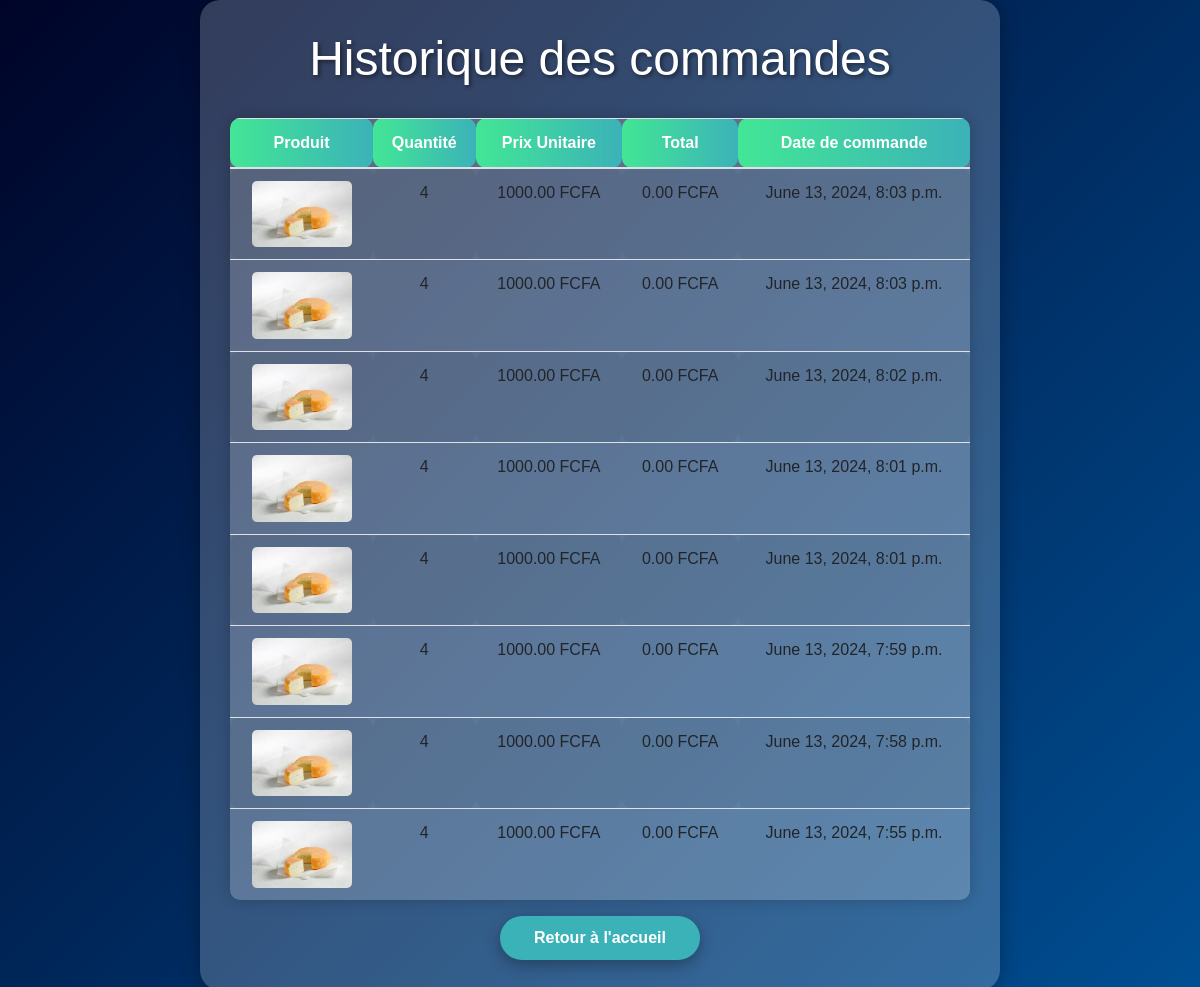
/historique-commandes/ (signed in), run on the app's committed database.
### blog/models.py (models this page shows, shortened)
class CommandeHistorique(models.Model):
    user = models.ForeignKey(User, on_delete=models.CASCADE)
    produit = models.ForeignKey(Article, on_delete=models.CASCADE)
    quantite = models.PositiveIntegerField()
    prix_unitaire = models.DecimalField(max_digits=10, decimal_places=2)
    total = models.DecimalField(max_digits=10, decimal_places=2)
    date_commande = models.DateTimeField(auto_now_add=True)

class Article(models.Model):
    title = models.CharField(max_length=50)
    category = models.ForeignKey(Category, on_delete=models.CASCADE)
    desc = models.TextField()
    image = models.ImageField()
    created_at = models.DateTimeField(auto_now_add=True)
    updated_at = models.DateTimeField(auto_now=True)
    prix = models.DecimalField(max_digits=10, decimal_places=2)
    stock = models.PositiveIntegerField(default=0)
    modes_paiement = models.CharField(max_length=100, choices=[
        ('orange_money', 'Orange Money'),
        ('money_gram', 'Money Gram'),
        ('carte_visa', 'Carte Visa')
    ])

### blog/views.py (the view)
# urls.py: path('historique-commandes/', historique_commandes, name='historique_commandes'),
@login_required
def historique_commandes(request):
    commandes = CommandeHistorique.objects.filter(user=request.user).order_by('-date_commande')
    return render(request, 'historique_commandes.html', {'commandes': commandes})

### blog/templates/historique_commandes.html (shortened to what this page needs)
<!DOCTYPE html>
<html lang="fr">
<head>
    <link rel="stylesheet" href="https://stackpath.bootstrapcdn.com/bootstrap/4.5.2/css/bootstrap.min.css">
    <link rel="stylesheet" href="https://cdnjs.cloudflare.com/ajax/libs/font-awesome/5.15.1/css/all.min.css">
</head>
<body>
    <div class="content">
        <h1>Historique des commandes</h1>
        <table class="table table-striped table-hover">
            <thead>
                <tr>
                    <th>Produit</th>
                    <th>Quantité</th>
                    <th>Prix Unitaire</th>
                    <th>Total</th>
                    <th>Date de commande</th>
                </tr>
            </thead>
            <tbody>
                {% for commande in commandes %}
                <tr>
                    <td><img src="{{ commande.produit.image.url }}" alt="{{ commande.produit.title }}" style="max-width: 100px; border-radius: 5px;"></td>
                    <td>{{ commande.quantite }}</td>
                    <td>{{ commande.prix_unitaire }} FCFA</td>
                    <td>{{ commande.total }} FCFA</td>
                    <td>{{ commande.date_commande }}</td>
                </tr>
                {% endfor %}
            </tbody>
        </table>
        <a href="{% url 'fromage' %}" class="btn-retour">Retour à l'accueil</a>
    </div>
</body>
</html>

### blog/templates/historique_commandes.html (style rules this page uses)
body { background: linear-gradient(135deg, #000428, #004e92); font-family: 'Arial', sans-serif; color: #fff; margin: 0; padding: 0; display: flex; justify-content: center; align-items: center; min-height: 100vh; }
.content { background: rgba(255, 255, 255, 0.2); padding: 30px; border-radius: 20px; box-shadow: 0 0 20px rgba(0, 0, 0, 0.3); overflow-x: auto; max-width: 90%; width: 800px; animation: fadeIn 2s ease; }
h1 { text-align: center; margin-bottom: 30px; font-size: 3em; color: #fff; text-shadow: 2px 2px 4px rgba(0, 0, 0, 0.5); }
table { width: 100%; margin-bottom: 20px; border-collapse: collapse; background-color: rgba(255, 255, 255, 0.2); box-shadow: 0 0 15px rgba(0, 0, 0, 0.2); border-radius: 10px; overflow: hidden; animation: slideInLeft 2s ease; }
th, td { padding: 15px; text-align: center; border-radius: 10px; animation: zoomIn 1.5s ease; }
thead th { background: linear-gradient(to right, #42e695, #3bb2b8); color: #fff; }
tbody tr { transition: background-color 0.3s ease; }
.btn-retour { display: block; width: 200px; margin: 0 auto; padding: 10px; background-color: #3bb2b8; color: #fff; border: none; border-radius: 30px; text-align: center; text-decoration: none; font-weight: bold; box-shadow: 0 5px 15px rgba(0, 0, 0, 0.3); transition: background-color 0.3s ease, transform 0.3s ease, box-shadow 0.3s ease; animation: slideInUp 2s ease; }

### data on the page
CommandeHistorique: produit.image (picture), quantite "4", prix_unitaire "1000.00", total "0.00", date_commande "June 13, 2024, 8:03 p.m."
CommandeHistorique: produit.image (picture), quantite "4", prix_unitaire "1000.00", total "0.00", date_commande "June 13, 2024, 8:03 p.m."
CommandeHistorique: produit.image (picture), quantite "4", prix_unitaire "1000.00", total "0.00", date_commande "June 13, 2024, 8:02 p.m."
CommandeHistorique: produit.image (picture), quantite "4", prix_unitaire "1000.00", total "0.00", date_commande "June 13, 2024, 8:01 p.m."
CommandeHistorique: produit.image (picture), quantite "4", prix_unitaire "1000.00", total "0.00", date_commande "June 13, 2024, 8:01 p.m."
CommandeHistorique: produit.image (picture), quantite "4", prix_unitaire "1000.00", total "0.00", date_commande "June 13, 2024, 7:59 p.m."
CommandeHistorique: produit.image (picture), quantite "4", prix_unitaire "1000.00", total "0.00", date_commande "June 13, 2024, 7:58 p.m."
CommandeHistorique: produit.image (picture), quantite "4", prix_unitaire "1000.00", total "0.00", date_commande "June 13, 2024, 7:55 p.m."
